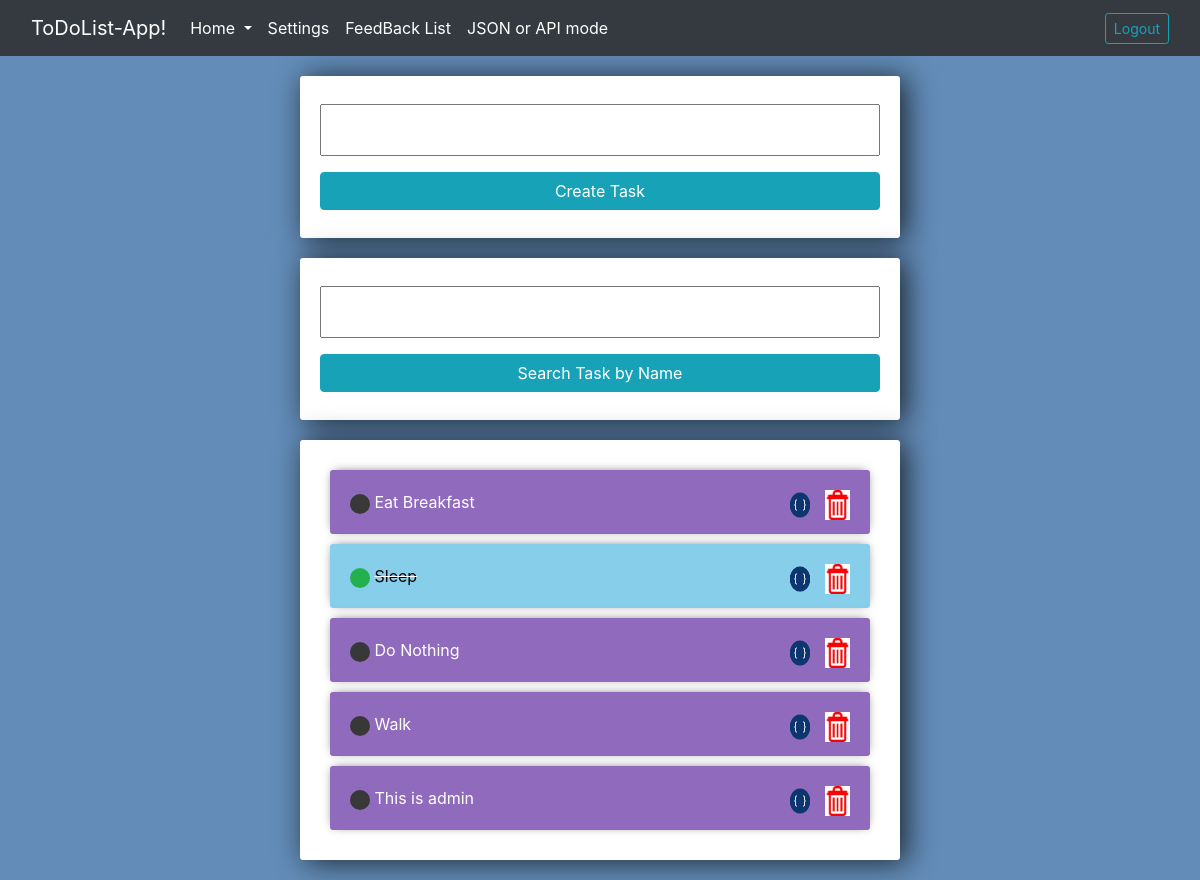
The app's page / (signed in) with its own data.
### Task/models.py (models this page shows, shortened)
class TaskModel(models.Model):
	id = models.BigAutoField(primary_key=True)
	user = models.ForeignKey(User, on_delete=models.CASCADE)
	title = models.CharField(max_length=200)
	complete = models.BooleanField(default=False)

### Task/views.py (the view, shortened to what this page needs)
# urls.py: path('', views.TaskList, name='index'),
@login_required
def TaskList(request):
	object_list = TaskModel.objects.filter(user=request.user.id).order_by('id')
	form = TaskForm(request.POST or None)
	return render(request, 'task/index.html', {'object_list': object_list, 'form': form})

### Task/forms.py
class TaskForm(forms.ModelForm):
	class Meta:
		model = TaskModel
		fields = ('user', 'title',)
		widgets = {
			'user': forms.TextInput(attrs={'value': '', 'id': 'userid', 'type': 'hidden'}),
			'title': forms.TextInput(attrs={})
		}
		labels = {
			'title': ''
		}

### Task/templates/task/index.html (shortened to what this page needs)
{% extends 'base.html' %}
{% load static %}
{% block content %}
<div class="center-column">
<form method="POST" action="">
	{{ form.title }}
	<input type="submit" value="Create Task" class="btn btn-info">
</form>
</div>
<div class="center-column">
	<form method="POST" action="">
		<input required type="text" name="searched">
		<input type="submit" value="Search Task by Name" class="btn btn-info">
	</form>
	</div>
	<div class="center-column">
{% for item in object_list %}
{% if item.complete %}
	<div class="updated-item-row">
<a href="{% url 'uncross' item.id %}"><img src="{% static 'images/cross.ico' %}" class="rounded-circle" height="20" width="20"></a>
<a href="{% url 'delete' item.id %}"><img src="{% static 'images/original.ico' %}" class="float-end" height="30" width="25"></a>
<a href="{% url 'api-ind' item.id %}"><img src="{% static 'images/api.png' %}" class="float-end" height="30" width="50"></a>
<strike><font color="black">{{ item.title }}</font></strike>
</div>
{% else %}
<div class="item-row">
<a href="{% url 'cross' item.id %}"><img src="{% static '/images/uncheck.ico' %}" class="rounded-circle" height="20" width="20"></a>
<a href="{% url 'delete' item.id %}"><img src="{% static 'images/original.ico' %}" class="float-end" height="30" width="25"></a>
<a href="{% url 'api-ind' item.id %}"><img src="{% static 'images/api_dark.png' %}" class="float-end" height="30" width="50"></a>
{{ item.title }}
</div>
{% endif %}
{% empty %}
<h4><center>No Tasks!!</center></h4>
{% endfor %}
{% endblock %}

### Task/templates/base.html (style rules this page uses)
body { background-color: #638CB8; }
input { width: 100%; padding: 12px 20px; margin: 8px 0; box-sizing: border-box; }
input::placeholder { color: #d3d3d3; }
.center-column { width:600px; margin: 20px auto; padding:20px; background-color: #fff; border-radius: 3px; box-shadow: 6px 2px 30px 0px rgba(0,0,0,0.75); }
.item-row { background-color: #906abd; margin: 10px; padding: 20px; border-radius: 3px; color: #fff; font-size: 16px; box-shadow: 0px -1px 10px -4px rgba(0,0,0,0.75); }
.updated-item-row { background-color: #87CEEB; margin: 10px; padding: 20px; border-radius: 3px; color: #fff; font-size: 16px; box-shadow: 0px -1px 10px -4px rgba(0,0,0,0.75); }

### records on screen
TaskModel: complete False (drawn), title "Eat Breakfast"
TaskModel: complete True (drawn), title "Sleep"
TaskModel: complete False (drawn), title "Do Nothing"
TaskModel: complete False (drawn), title "Walk"
TaskModel: complete False (drawn), title "This is admin"
